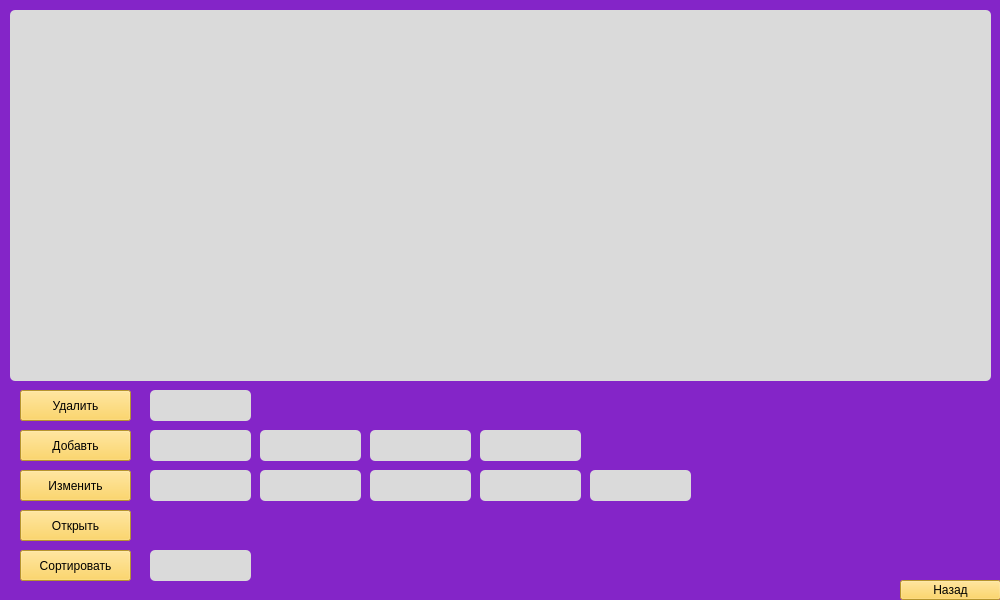
<?xml version="1.0" encoding="UTF-8"?>
<ui version="4.0">
 <class>MainWindow</class>
 <widget class="QMainWindow" name="MainWindow">
  <property name="geometry">
   <rect>
    <x>0</x>
    <y>0</y>
    <width>1000</width>
    <height>600</height>
   </rect>
  </property>
  <property name="minimumSize">
   <size>
    <width>1000</width>
    <height>600</height>
   </size>
  </property>
  <property name="maximumSize">
   <size>
    <width>1000</width>
    <height>600</height>
   </size>
  </property>
  <property name="sizeIncrement">
   <size>
    <width>1000</width>
    <height>800</height>
   </size>
  </property>
  <property name="baseSize">
   <size>
    <width>1000</width>
    <height>600</height>
   </size>
  </property>
  <property name="windowTitle">
   <string>Maintenance</string>
  </property>
  <property name="styleSheet">
   <string notr="true">
background-color: rgb(132, 37, 200);
font: 75 12pt &quot;Fixedsys&quot;;
</string>
  </property>
  <widget class="QWidget" name="centralwidget">
   <widget class="QTableWidget" name="tableWidget">
    <property name="geometry">
     <rect>
      <x>10</x>
      <y>10</y>
      <width>981</width>
      <height>371</height>
     </rect>
    </property>
    <property name="styleSheet">
     <string notr="true">background-color: rgb(218, 218, 218);
border-radius: 5px;</string>
    </property>
    <property name="dragEnabled">
     <bool>true</bool>
    </property>
   </widget>
   <widget class="QPushButton" name="Dell">
    <property name="geometry">
     <rect>
      <x>20</x>
      <y>390</y>
      <width>111</width>
      <height>31</height>
     </rect>
    </property>
    <property name="styleSheet">
     <string notr="true">background-color: rgb(255, 207, 64);
</string>
    </property>
    <property name="text">
     <string>Удалить</string>
    </property>
   </widget>
   <widget class="QPushButton" name="Add">
    <property name="geometry">
     <rect>
      <x>20</x>
      <y>430</y>
      <width>111</width>
      <height>31</height>
     </rect>
    </property>
    <property name="styleSheet">
     <string notr="true">background-color: rgb(255, 207, 64);
</string>
    </property>
    <property name="text">
     <string>Добавть</string>
    </property>
   </widget>
   <widget class="QPushButton" name="Change">
    <property name="geometry">
     <rect>
      <x>20</x>
      <y>470</y>
      <width>111</width>
      <height>31</height>
     </rect>
    </property>
    <property name="styleSheet">
     <string notr="true">background-color: rgb(255, 207, 64);
</string>
    </property>
    <property name="text">
     <string>Изменить</string>
    </property>
   </widget>
   <widget class="QPushButton" name="Open">
    <property name="geometry">
     <rect>
      <x>20</x>
      <y>510</y>
      <width>111</width>
      <height>31</height>
     </rect>
    </property>
    <property name="styleSheet">
     <string notr="true">background-color: rgb(255, 207, 64);
</string>
    </property>
    <property name="text">
     <string>Открыть</string>
    </property>
   </widget>
   <widget class="QPushButton" name="Sort">
    <property name="geometry">
     <rect>
      <x>20</x>
      <y>550</y>
      <width>111</width>
      <height>31</height>
     </rect>
    </property>
    <property name="styleSheet">
     <string notr="true">background-color: rgb(255, 207, 64);
</string>
    </property>
    <property name="text">
     <string>Сортировать</string>
    </property>
   </widget>
   <widget class="QPushButton" name="Back">
    <property name="geometry">
     <rect>
      <x>900</x>
      <y>580</y>
      <width>101</width>
      <height>20</height>
     </rect>
    </property>
    <property name="styleSheet">
     <string notr="true">background-color: rgb(255, 207, 64);
</string>
    </property>
    <property name="text">
     <string>Назад</string>
    </property>
   </widget>
   <widget class="QLineEdit" name="DellLine">
    <property name="geometry">
     <rect>
      <x>150</x>
      <y>390</y>
      <width>101</width>
      <height>31</height>
     </rect>
    </property>
    <property name="styleSheet">
     <string notr="true">background-color: rgb(218, 218, 218);
border-radius: 5px;</string>
    </property>
   </widget>
   <widget class="QLineEdit" name="AddLine">
    <property name="geometry">
     <rect>
      <x>150</x>
      <y>430</y>
      <width>101</width>
      <height>31</height>
     </rect>
    </property>
    <property name="styleSheet">
     <string notr="true">background-color: rgb(218, 218, 218);
border-radius: 5px;</string>
    </property>
   </widget>
   <widget class="QLineEdit" name="AddLine_1">
    <property name="geometry">
     <rect>
      <x>260</x>
      <y>430</y>
      <width>101</width>
      <height>31</height>
     </rect>
    </property>
    <property name="styleSheet">
     <string notr="true">background-color: rgb(218, 218, 218);
border-radius: 5px;</string>
    </property>
   </widget>
   <widget class="QLineEdit" name="AddLine_2">
    <property name="geometry">
     <rect>
      <x>370</x>
      <y>430</y>
      <width>101</width>
      <height>31</height>
     </rect>
    </property>
    <property name="styleSheet">
     <string notr="true">background-color: rgb(218, 218, 218);
border-radius: 5px;</string>
    </property>
   </widget>
   <widget class="QLineEdit" name="AddLine_3">
    <property name="geometry">
     <rect>
      <x>480</x>
      <y>430</y>
      <width>101</width>
      <height>31</height>
     </rect>
    </property>
    <property name="styleSheet">
     <string notr="true">background-color: rgb(218, 218, 218);
border-radius: 5px;</string>
    </property>
   </widget>
   <widget class="QLineEdit" name="ChangeLine_4">
    <property name="geometry">
     <rect>
      <x>590</x>
      <y>470</y>
      <width>101</width>
      <height>31</height>
     </rect>
    </property>
    <property name="styleSheet">
     <string notr="true">background-color: rgb(218, 218, 218);
border-radius: 5px;</string>
    </property>
   </widget>
   <widget class="QLineEdit" name="ChangeLine_1">
    <property name="geometry">
     <rect>
      <x>260</x>
      <y>470</y>
      <width>101</width>
      <height>31</height>
     </rect>
    </property>
    <property name="styleSheet">
     <string notr="true">background-color: rgb(218, 218, 218);
border-radius: 5px;</string>
    </property>
   </widget>
   <widget class="QLineEdit" name="ChangeLine_2">
    <property name="geometry">
     <rect>
      <x>370</x>
      <y>470</y>
      <width>101</width>
      <height>31</height>
     </rect>
    </property>
    <property name="styleSheet">
     <string notr="true">background-color: rgb(218, 218, 218);
border-radius: 5px;</string>
    </property>
   </widget>
   <widget class="QLineEdit" name="ChangeLine_3">
    <property name="geometry">
     <rect>
      <x>480</x>
      <y>470</y>
      <width>101</width>
      <height>31</height>
     </rect>
    </property>
    <property name="styleSheet">
     <string notr="true">background-color: rgb(218, 218, 218);
border-radius: 5px;</string>
    </property>
   </widget>
   <widget class="QLineEdit" name="ChangeLine">
    <property name="geometry">
     <rect>
      <x>150</x>
      <y>470</y>
      <width>101</width>
      <height>31</height>
     </rect>
    </property>
    <property name="styleSheet">
     <string notr="true">background-color: rgb(218, 218, 218);
border-radius: 5px;</string>
    </property>
   </widget>
   <widget class="QLineEdit" name="lineEdit_13">
    <property name="geometry">
     <rect>
      <x>150</x>
      <y>550</y>
      <width>101</width>
      <height>31</height>
     </rect>
    </property>
    <property name="styleSheet">
     <string notr="true">background-color: rgb(218, 218, 218);
border-radius: 5px;</string>
    </property>
   </widget>
  </widget>
 </widget>
 <resources/>
 <connections/>
</ui>
